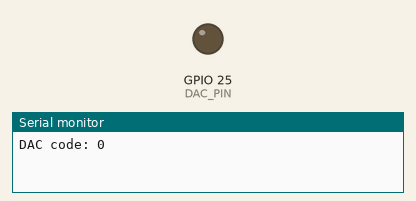
A sketch run on a simulated ESP32. Shown: output pins drawn as LEDs (lit = HIGH), the last lines printed to the serial monitor.

Above: at 0.05 s.
At 12.45 s:
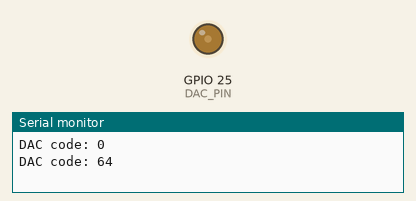
At 24.85 s:
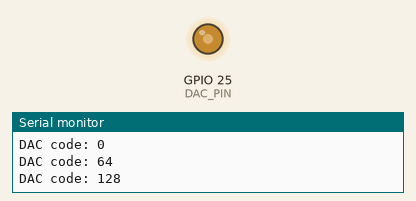
At 49.85 s:
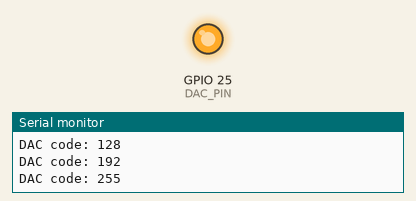
Timing chart, 0 to 65.0 s (numbered marks = the images above):
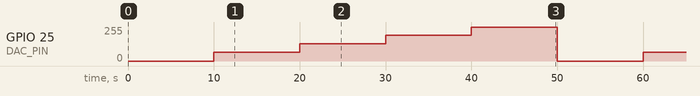

The sketch:

example5_dac_output.ino
```cpp
#include <Arduino.h>

const int DAC_PIN = 25;

void setup() {
  Serial.begin(115200);
  dacWrite(DAC_PIN, 0);
}

void loop() {
  dacWrite(DAC_PIN, 0);
  Serial.println("DAC code: 0");
  delay(10000);

  dacWrite(DAC_PIN, 64);
  Serial.println("DAC code: 64");
  delay(10000);

  dacWrite(DAC_PIN, 128);
  Serial.println("DAC code: 128");
  delay(10000);

  dacWrite(DAC_PIN, 192);
  Serial.println("DAC code: 192");
  delay(10000);

  dacWrite(DAC_PIN, 255);
  Serial.println("DAC code: 255");
  delay(10000);
}
```

Measured:
- by itself, GPIO 25 (DAC_PIN): repeats every 50.0 s: 128/255 10.0 s, 192/255 10.0 s, 255/255 10.0 s, 0/255 10.0 s, 64/255 10.0 s
